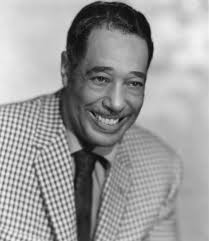
#> input picture GPHY560/Homework 6/ellington.png, 209 x 241 px
$ python prob2.py
#> lines starting #> are read from the running program, lines starting #| are printed output that depends on the picture
#!/usr/bin/env python3
# -*- coding: utf-8 -*-
"""
Created on Mon Apr 27 17:24:58 2020

@author: jorgeagr
"""

import numpy as np
import matplotlib.image as mpimg
import matplotlib.pyplot as plt
import matplotlib as mpl

height = 10
width = 10

mpl.rcParams['figure.figsize'] = (width, height)
mpl.rcParams['font.size'] = 18
mpl.rcParams['figure.titlesize'] = 'large'
mpl.rcParams['legend.fontsize'] = 'small'
mpl.rcParams['xtick.major.size'] = 8
mpl.rcParams['xtick.minor.size'] = 4
mpl.rcParams['xtick.labelsize'] = 18
mpl.rcParams['ytick.major.size'] = 8
mpl.rcParams['ytick.minor.size'] = 4
mpl.rcParams['ytick.labelsize'] = 18

imgdir = './ellington.png'
img = mpimg.imread(imgdir)
#> img is the input picture: shape (241, 209) float32; min 0.0235, max 0.976, mean 0.61

u, s, vh = np.linalg.svd(img)
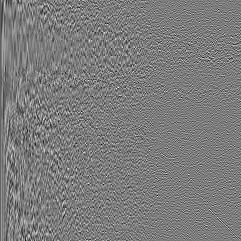
#> u: shape (241, 241) float32; min -0.317, max 0.332, mean -0.000275; drawn with min black and max white
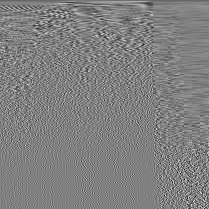
#> vh: shape (209, 209) float32; min -0.408, max 0.401, mean -0.000331; drawn with min black and max white
#> s = 209 values, max 141.8 at index 0, min 0.00199 at index 208, mean 1.58

fig = plt.figure()
ax = [[plt.subplot2grid((3,3), (0,0), colspan=3, rowspan=1, fig=fig),],
       [plt.subplot2grid((3,3), (1,0), colspan=1, rowspan=1, fig=fig),
        plt.subplot2grid((3,3), (1,1), colspan=1, rowspan=1, fig=fig),
        plt.subplot2grid((3,3), (1,2), colspan=1, rowspan=1, fig=fig)],
        [plt.subplot2grid((3,3), (2,0), colspan=1, rowspan=1, fig=fig),
         plt.subplot2grid((3,3), (2,1), colspan=1, rowspan=1, fig=fig),
         plt.subplot2grid((3,3), (2,2), colspan=1, rowspan=1, fig=fig)]]

ax[1][0].imshow(img, cmap='gray')
ax[0][0].plot(np.arange(len(s)), s)
ax[0][0].set_xlabel('Number')
ax[0][0].set_ylabel('Singular Value')
for i, elements in enumerate([int(round(len(s)*.9)), len(s)//2]):
    ax[1][i+1].imshow(u[:, :elements] @ np.diag(s[:elements]) @ vh[:elements,:], cmap='gray')
#> this loop made 2 passes
#> elements on passes 1 to 2: 188, 104
ax[2][0].imshow(u[:, elements:len(s)] @ np.diag(s[elements:]) @ vh[elements:,:], cmap='gray')
ax[2][1].imshow(u[:, 0].reshape((img.shape[0], 1)) @ (np.diag(s[0].reshape(1,1)) @ vh[0, :].reshape((1,img.shape[1]))).reshape(1, img.shape[1]), cmap='gray')
ax[2][2].imshow(u[:, -1].reshape((img.shape[0], 1)) @ (np.diag(s[-1].reshape(1,1)) @ vh[-1, :].reshape((1,img.shape[1]))).reshape(1, img.shape[1]), cmap='gray')
#ax.set_title(str(b) + ' bits')
titles = [['Original', '90%', 'Top 50%'],
          ['Bottom 50%', 'Largest SV', 'Smallest SV']]
for i in range(2):
    for j in range(3):
        ax[i+1][j].axis('off')
        ax[i+1][j].set_title(titles[i][j])
#ax[0][0].axis('on')
fig.tight_layout(pad=0.5)
fig.subplots_adjust(wspace=0.5, hspace=0.5)
plt.savefig('prob2.pdf')
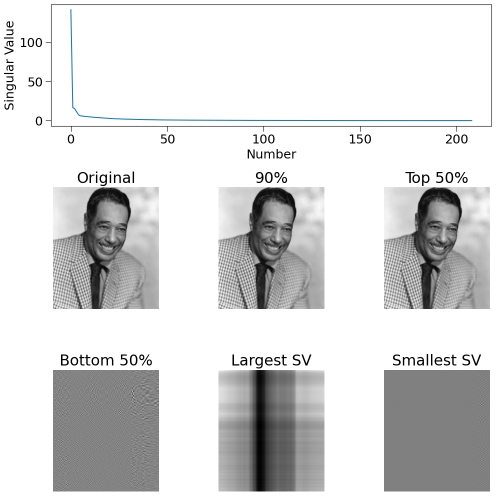
#> figure drawn by matplotlib, 7 panels; panel 1: curve peaks at x = 0, y = 141.8
